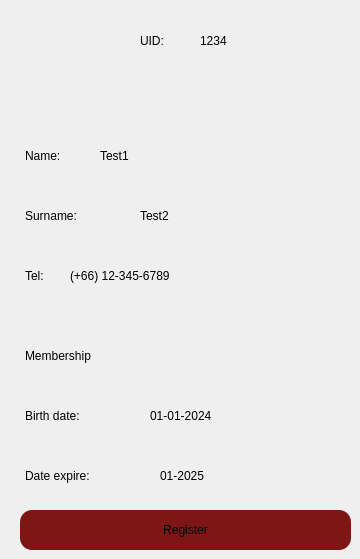
          <widget class="QWidget" name="userinfoPage">
           <widget class="QLabel" name="picUser">
            <property name="geometry">
             <rect>
              <x>10</x>
              <y>0</y>
              <width>111</width>
              <height>131</height>
             </rect>
            </property>
            <property name="text">
             <string/>
            </property>
            <property name="pixmap">
             <pixmap resource="../../picture/resource.qrc">:/icon/User icon 100.png</pixmap>
            </property>
           </widget>
           <widget class="QLabel" name="uidLabel">
            <property name="geometry">
             <rect>
              <x>140</x>
              <y>30</y>
              <width>51</width>
              <height>21</height>
             </rect>
            </property>
            <property name="styleSheet">
             <string notr="true">font: 700 24pt &quot;KoHo&quot;;
color: black;</string>
            </property>
            <property name="text">
             <string>UID:</string>
            </property>
           </widget>
           <widget class="QLabel" name="userID">
            <property name="geometry">
             <rect>
              <x>200</x>
              <y>30</y>
              <width>61</width>
              <height>21</height>
             </rect>
            </property>
            <property name="styleSheet">
             <string notr="true">font: 700 24pt &quot;KoHo&quot;;
color: black;</string>
            </property>
            <property name="text">
             <string>1234</string>
            </property>
           </widget>
           <widget class="QLabel" name="nameLabel">
            <property name="geometry">
             <rect>
              <x>25</x>
              <y>140</y>
              <width>71</width>
              <height>31</height>
             </rect>
            </property>
            <property name="styleSheet">
             <string notr="true">color: black;
font: 700 24pt &quot;KoHo&quot;;</string>
            </property>
            <property name="text">
             <string>Name:</string>
            </property>
           </widget>
           <widget class="QLabel" name="userName">
            <property name="geometry">
             <rect>
              <x>100</x>
              <y>140</y>
              <width>71</width>
              <height>31</height>
             </rect>
            </property>
            <property name="styleSheet">
             <string notr="true">font: 24pt &quot;KoHo&quot;;
color: black;</string>
            </property>
            <property name="text">
             <string>Test1</string>
            </property>
           </widget>
           <widget class="QLabel" name="surnameLabel">
            <property name="geometry">
             <rect>
              <x>25</x>
              <y>200</y>
              <width>111</width>
              <height>31</height>
             </rect>
            </property>
            <property name="styleSheet">
             <string notr="true">font: 700 24pt &quot;KoHo&quot;;
color: black;</string>
            </property>
            <property name="text">
             <string>Surname:</string>
            </property>
           </widget>
           <widget class="QLabel" name="userSur">
            <property name="geometry">
             <rect>
              <x>140</x>
              <y>200</y>
              <width>61</width>
              <height>31</height>
             </rect>
            </property>
            <property name="styleSheet">
             <string notr="true">font: 24pt &quot;KoHo&quot;;
color: black;</string>
            </property>
            <property name="text">
             <string>Test2</string>
            </property>
           </widget>
           <widget class="QLabel" name="telLabel">
            <property name="geometry">
             <rect>
              <x>25</x>
              <y>260</y>
              <width>41</width>
              <height>31</height>
             </rect>
            </property>
            <property name="styleSheet">
             <string notr="true">font: 700 24pt &quot;KoHo&quot;;
color: black;</string>
            </property>
            <property name="text">
             <string>Tel:</string>
            </property>
           </widget>
           <widget class="QLabel" name="userTel">
            <property name="geometry">
             <rect>
              <x>70</x>
              <y>260</y>
              <width>211</width>
              <height>31</height>
             </rect>
            </property>
            <property name="styleSheet">
             <string notr="true">font: 24pt &quot;KoHo&quot;;
color: black;</string>
            </property>
            <property name="text">
             <string>(+66) 12-345-6789</string>
            </property>
           </widget>
           <widget class="QLabel" name="membershipLabel">
            <property name="geometry">
             <rect>
              <x>25</x>
              <y>340</y>
              <width>131</width>
              <height>31</height>
             </rect>
            </property>
            <property name="styleSheet">
             <string notr="true">font: 700 24pt &quot;KoHo&quot;;
color: black;
</string>
            </property>
            <property name="text">
             <string>Membership</string>
            </property>
           </widget>
           <widget class="QLabel" name="birthDateLabel">
            <property name="geometry">
             <rect>
              <x>25</x>
              <y>400</y>
              <width>121</width>
              <height>31</height>
             </rect>
            </property>
            <property name="styleSheet">
             <string notr="true">font: 700 24pt &quot;KoHo&quot;;
color: black</string>
            </property>
            <property name="text">
             <string>Birth date:</string>
            </property>
           </widget>
           <widget class="QLabel" name="dateExpireLabel">
            <property name="geometry">
             <rect>
              <x>25</x>
              <y>460</y>
              <width>131</width>
              <height>31</height>
             </rect>
            </property>
            <property name="styleSheet">
             <string notr="true">font: 700 24pt &quot;KoHo&quot;;
color: black;</string>
            </property>
            <property name="text">
             <string>Date expire:</string>
            </property>
           </widget>
           <widget class="QLabel" name="userBirth">
            <property name="geometry">
             <rect>
              <x>150</x>
              <y>400</y>
              <width>121</width>
              <height>31</height>
             </rect>
            </property>
            <property name="styleSheet">
             <string notr="true">font: 24pt &quot;KoHo&quot;;
color: black;</string>
            </property>
            <property name="text">
             <string>01-01-2024</string>
            </property>
           </widget>
           <widget class="QLabel" name="userExpire">
            <property name="geometry">
             <rect>
              <x>160</x>
              <y>460</y>
              <width>91</width>
              <height>31</height>
             </rect>
            </property>
            <property name="styleSheet">
             <string notr="true">font: 24pt &quot;KoHo&quot;;
color: black;</string>
            </property>
            <property name="text">
             <string>01-2025</string>
            </property>
           </widget>
           <widget class="QPushButton" name="registerBtn">
            <property name="geometry">
             <rect>
              <x>20</x>
              <y>510</y>
              <width>331</width>
              <height>40</height>
             </rect>
            </property>
            <property name="styleSheet">
             <string notr="true">font: 24pt &quot;KoHo&quot;;
border-radius: 12px;
background-color: #7E1615;</string>
            </property>
            <property name="text">
             <string>Register</string>
            </property>
           </widget>
          </widget>
